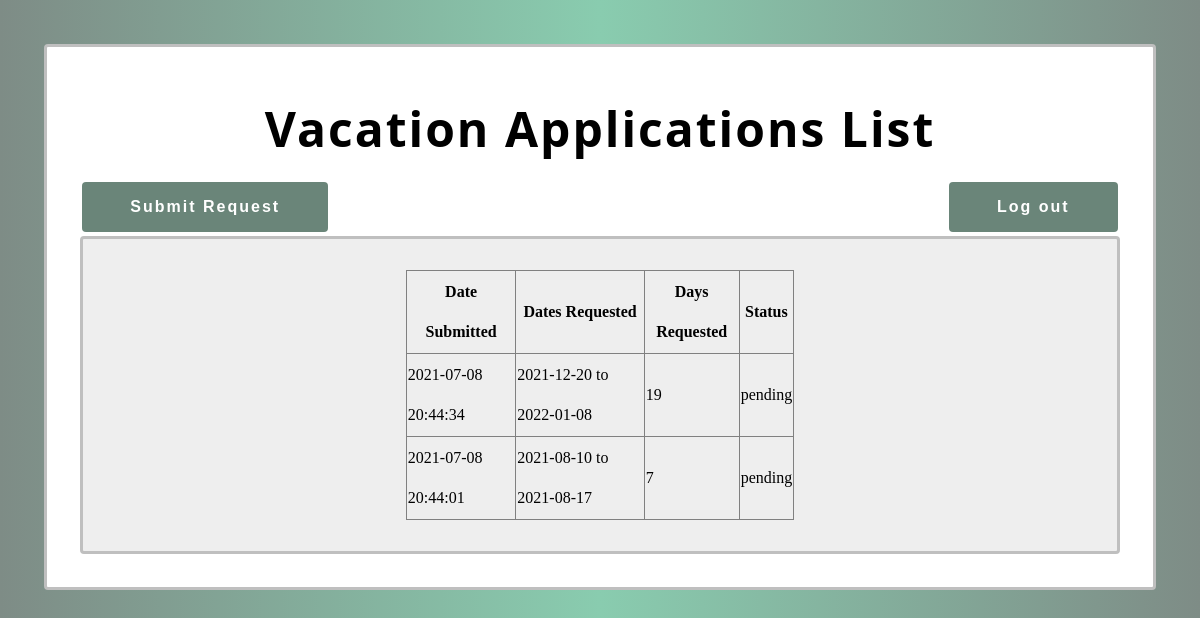
The page /employee-page.php (signed in) on the database its author committed.
### tables this page shows
CREATE TABLE `Vacations` (
  `ApplicationId` int(25) NOT NULL,
  `VacationStart` date NOT NULL,
  `VacationEnd` date NOT NULL,
  `DaysRequested` int(11) NOT NULL,
  `Status` varchar(20) NOT NULL DEFAULT 'pending',
  `Reason` longtext NOT NULL,
  `EmployeeId` int(11) NOT NULL,
  `DateSubmitted` timestamp NOT NULL DEFAULT current_timestamp()
);

### employee-page.php (the view, shortened to what this page needs)
<?php
require('database.php');
    $userid = $_COOKIE['userid'];
    $selectQuery = "SELECT * FROM `Vacations`WHERE EmployeeId = '$userid' ORDER BY DateSubmitted DESC ";
    $result = mysqli_query($conn,$selectQuery);
?>
	<!DOCTYPE html>
<html lang="gr">
  <head>
    <link rel="stylesheet" type="text/css" href="./assets/styles.css" />
    <link rel="stylesheet" href="https://cdnjs.cloudflare.com/ajax/libs/font-awesome/4.7.0/css/font-awesome.min.css">
  </head>
	<body>
     <div class = "main_content">
      <p class="header">Vacation Applications List</p>
          <input class="form_create_submit"  name="addbtn" type="submit" value="Submit Request" onClick="document.location.href='submitVacation-form.php'" />
          <input class="form_create_submit" style=" float: right;" name="logoutbtn" type="submit" value="Log out" onClick="document.location.href='logout.php'" />
		 <div class="table_content">
        <center>
          <form >
            <table border="1px" style="width:40%; line-height:40px; border-collapse: collapse;">
			<thead>
				<tr>
					<th>Date Submitted</th>
					<th>Dates Requested</th>
					<th>Days Requested</th>
					<th>Status</th>
				</tr>
			</thead>
			<tbody>
				<?php
                while($row = mysqli_fetch_assoc($result)){?>
					<tr>
						<td>
							<?php echo $row['DateSubmitted']; ?>
						</td>
						<td>
							<?php echo $row['VacationStart']." to ".$row['VacationEnd']; ?>
						</td>
						<td>
							<?php echo $row['DaysRequested']; ?>
						</td>
						<td>
							<?php echo $row['Status']; ?>
						</td>
						<tr>
							<?}?>
			</tbody>
		</table>
</form>
</center>
</div>
</div>
	</body>
	</html>

### assets/styles.css (style rules this page uses)
html { font-family:sans-serif; line-height:1.15px; -ms-text-size-adjust:100%; -webkit-text-size-adjust:100% }
body { height: 100%; padding: 3% 3% 3% 3%; -webkit-font-smoothing: antialiased; -moz-osx-font-smoothing: grayscale; font-family: calibri; background: #cccccc; background: -webkit-linear-gradient(to left, #7e8c86, #89ccaf ,#7e8c86); background: linear-gradient(to left, #7e8c86, #89ccaf ,#7e8c86); }
p { font-size: 1em; font-family: Calibri,Candara,Segoe,Segoe UI,Optima,Arial,sans-serif; }
.main_content { padding: 3% 3% 3% 3%; background-color: white; border: solid #bfbfbf 3px; border-radius: 4px; }
.header { font-size: 3em; text-align: center; font-weight: bold; letter-spacing: 2px; }
.form_create_submit { background-color: #6a8579; border: none; color: white; padding: 1em 3em 1em 3em; text-decoration: none; margin: 4px 2px; cursor: pointer; font-size: 1em; border-radius: 4px; font-weight: bold; letter-spacing: 2px; }
.table_content { padding: 3% 3% 3% 3%; background-color: rgba(222, 222, 222, 0.5); border: solid #bfbfbf 3px; border-radius: 4px; }

### rows shown on the page
vacations: DateSubmitted "2021-07-08 20:44:34", VacationStart "2021-12-20", VacationEnd "2022-01-08", DaysRequested "19", Status "pending"
vacations: DateSubmitted "2021-07-08 20:44:01", VacationStart "2021-08-10", VacationEnd "2021-08-17", DaysRequested "7", Status "pending"
